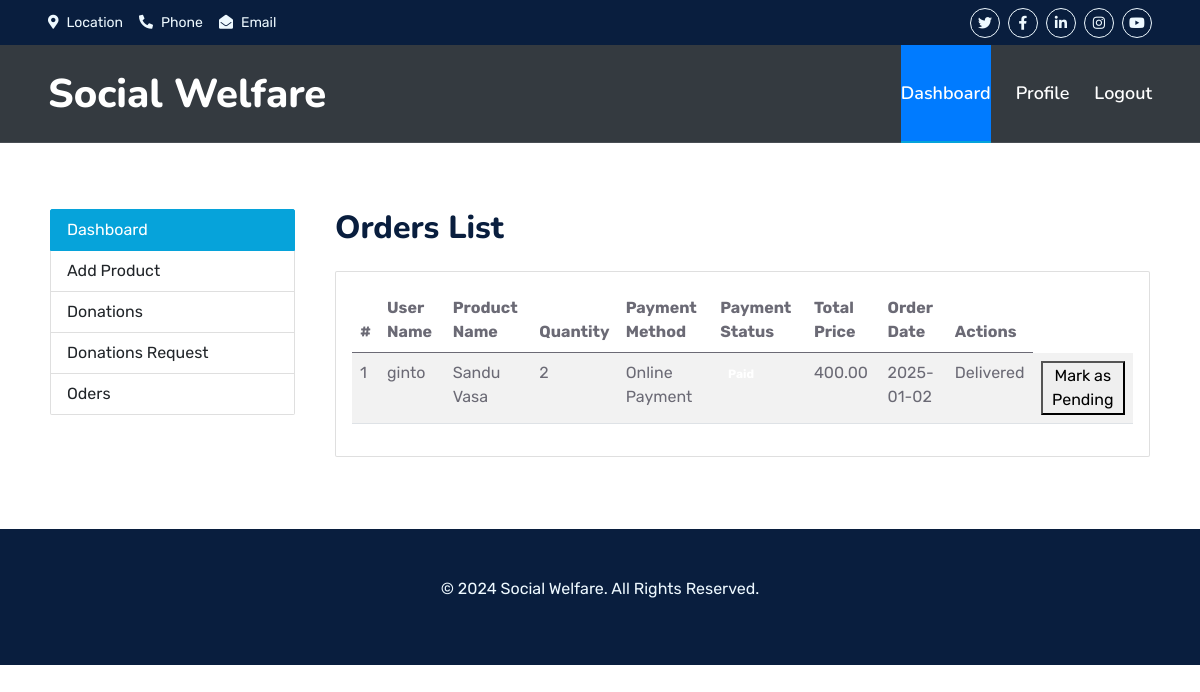
/organization/orderslist (signed in), run on the app's committed database.
### cart/models.py (models this page shows, shortened)
class ProductOrder(models.Model):
    order = models.ForeignKey(Order, on_delete=models.CASCADE)
    product = models.ForeignKey(products, on_delete=models.PROTECT)
    quantity = models.IntegerField()
    delivery_status = models.BooleanField(default=False)
    product_total = models.DecimalField(max_digits=8, decimal_places=2, default=0.00)

class Order(models.Model):
    COD = 1
    Online = 2
    choices = (
        (1, 'Cash On Delivery'),
        (2, 'Online Payment')
    )
    user = models.ForeignKey(Customer, on_delete=models.CASCADE)
    cart_id = models.ForeignKey(Cart, on_delete=models.PROTECT)
    address = models.TextField(max_length=300, default='my_address')
    delivery_status = models.BooleanField(default=False)
    date_time = models.DateTimeField(auto_now=True)
    amount = models.DecimalField(max_digits=8, decimal_places=2, default=0.00)
    quantity = models.IntegerField(default=0)
    payment_type = models.IntegerField(choices=choices)
    payment_status = models.BooleanField(default=False)

### user/models.py (models this page shows, shortened)
class Customer(models.Model):
    user = models.OneToOneField(User, on_delete=models.CASCADE)
    type = models.CharField(default='user', max_length=50)
    photo = models.ImageField(upload_to='userimage')
    cust_name = models.CharField(max_length=50)
    cust_gender = models.CharField(max_length=20)
    cust_houseno = models.CharField(max_length=50)
    cust_city = models.CharField(max_length=50)
    cust_district = models.CharField(max_length=50)
    cust_pincode = models.IntegerField()
    cust_email = models.EmailField(max_length=50)
    cust_phno = models.CharField(max_length=50)

### home/models.py (models this page shows, shortened)
class products(models.Model):
    name=models.CharField(max_length=150,unique=True)
    slug =models.SlugField(max_length=250,unique=True)
    img=models.ImageField(upload_to='product')
    desc=models.TextField()
    stock=models.IntegerField()
    available=models.BooleanField()
    price=models.IntegerField()
    category=models.ForeignKey(categ,on_delete=models.CASCADE)
    date=models.DateTimeField()
    org_id=models.ForeignKey(Organization,on_delete=models.CASCADE)
    class Meta:
        ordering = ['-date']

### organization/views.py (the view)
# urls.py: path('orderslist', views.orderslist, name='orderslist'),
def orderslist(request):
    user = request.user.id
    organization = get_object_or_404(Organization, user_id=user)
    product_orders = ProductOrder.objects.filter(product__org_id=organization)
    if request.method == "POST":
        product_order_id = request.POST.get("product_order_id")
        product_order = get_object_or_404(ProductOrder, id=product_order_id)
        product_order.delivery_status = not product_order.delivery_status  # Toggle the status
        product_order.save()
    return render(request, 'orgorder.html', {
        "organization": organization,
        "product_orders": product_orders,
    })

### templates/orgorder.html (shortened to what this page needs)
{% extends 'orgbase.html' %}
{% load static %}
{% block content %}
    <div class="container py-5">
        <div class="row">
            <div class="col-lg-3 mb-4 mb-lg-0">
                <div class="list-group">
                    <a href="#" class="list-group-item list-group-item-action active">Dashboard</a>
                    <a href="{% url 'orgaddproduct' %}" class="list-group-item list-group-item-action">Add Product</a>
                    <a href="{% url 'donation' %}" class="list-group-item list-group-item-action">Donations</a>
                    <a href="{% url 'donationreq' %}" class="list-group-item list-group-item-action">Donations Request</a>
                    <a href="{% url 'orderslist' %}" class="list-group-item list-group-item-action">Oders</a>
                </div>
            </div>
            <div class="col-lg-9">
                <h2 class="mb-4">Orders List</h2>
                <div class="card mb-4">
                    <div class="card-body">
                        <table class="table table-striped">
                            <thead>
                                <tr>
                                    <th>#</th>
                                    <th>User Name</th>
                                    <th>Product Name</th>
                                    <th>Quantity</th>
                                    <th>Payment Method</th>
                                    <th>Payment Status</th>
                                    <th>Total Price</th>
                                    <th>Order Date</th>
                                    <th>Actions</th>
                                </tr>
                            </thead>
                            <tbody>
                            {% for product_order in product_orders %}
                                <tr>
                                    <td>{{ forloop.counter }}</td>
                                    <td>{{ product_order.order.user.cust_name }}</td>
                                    <td>{{ product_order.product.name }}</td>
                                    <td>{{ product_order.quantity }}</td>
                                    <td>
                                       {% if product_order.order.payment_type == 1 %}
                                            Cash On Delivery
                                        {% elif product_order.order.payment_type == 2 %}
                                            Online Payment
                                        {% else %}
                                            Unknown Payment Type
                                        {% endif %}
                                    </td>
                                    <td><span class="badge badge-success">Paid</span></td>
                                    <td>{{ product_order.product_total }}</td>
                                    <td>2025-01-02</td>
                                    <td>{{ product_order.delivery_status|yesno:"Delivered,Pending" }}</td>
                                      <td>
                                        <form method="post">
                                          <button type="submit">{{ product_order.delivery_status|yesno:"Mark as Pending,Mark as Delivered" }}</button>
                                        </form>
                                      </td>
                                </tr>
{% endfor %}
                            </tbody>
                        </table>
                    </div>
                </div>
            </div>
        </div>
    </div>
{% endblock %}

### static/css/style.css (style rules this page uses)
:root { --primary: #06A3DA; --secondary: #34AD54; --light: #EEF9FF; --dark: #091E3E; }
h1, h2, .fw-bold { font-weight: 800 !important; }

### templates/orgbase.html (style rules this page uses)
.container { padding-top: 50px; padding-bottom: 50px; margin-top: 20px; }
.col-lg-3, .col-lg-9 { padding-left: 20px; padding-right: 20px; }
.card { margin-bottom: 20px; }

### data on the page
ProductOrder: order.user.cust_name "ginto", product.name "Sandu Vasa", quantity "2", shows "Online Payment", product_total "400.00", delivery_status "Delivered", delivery_status "Mark as Pending"
